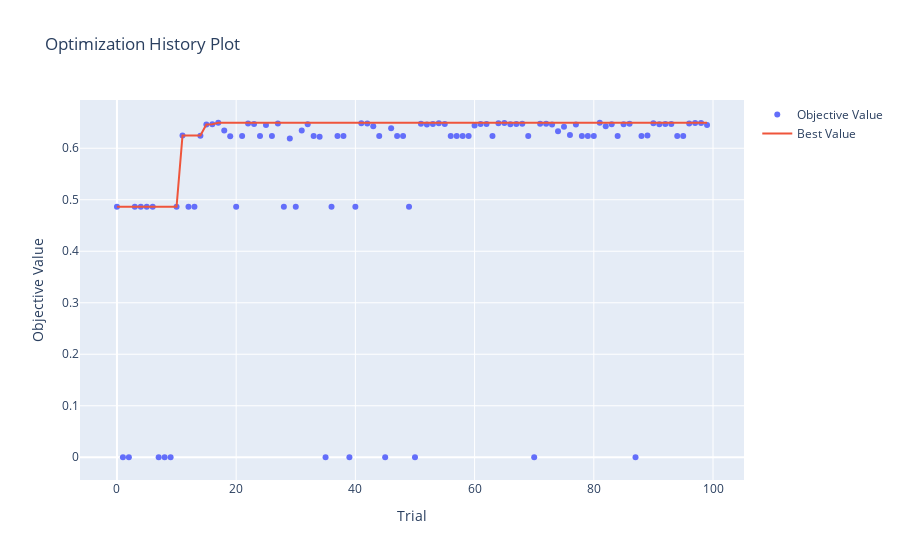

The notebook cell saved with this chart:
### Markdown cell above
Al graficar, es posible apreciar como los valores se incrementan considerablemente desde la décima iteración, los cuales se estabilizan. Mostrando que es posible entrenar al modelo en menos iteraciones y obtener el resultado en menor tiempo.

### Code cell
# graficar optimizacion

optuna.visualization.plot_optimization_history(study_rf)
